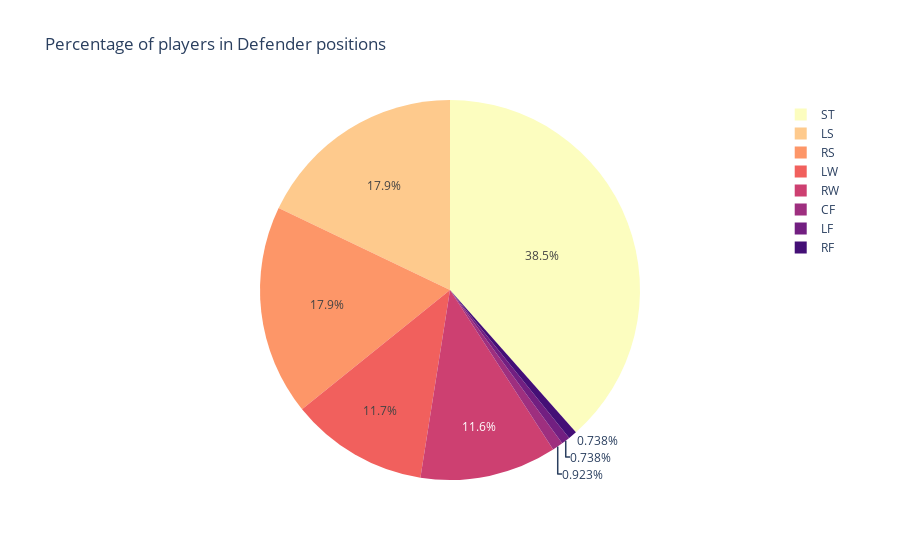

Notebook source saved alongside this figure:
### Code cell
fig = px.pie(sample, names='team_position', color_discrete_sequence = px.colors.sequential.Magma_r, title='Percentage of players in Defender positions')
fig

### Figure 1 — Plotly figure (JSON) as saved in the notebook; plotly's stock layout.template omitted (floating-point values rounded to 4 significant figures; data arrays with more than 128 entries replaced by an {"elided": "..."} marker saying what was removed)
{"data": [{"domain": {"x": [0, 1], "y": [0, 1]}, "hovertemplate": "team_position=%{label}<extra></extra>", "labels": {"elided": "1084 str values"}, "legendgroup": "", "name": "", "showlegend": true, "type": "pie"}], "layout": {"legend": {"tracegroupgap": 0}, "piecolorway": ["#fcfdbf", "#feca8d", "#fd9668", "#f1605d", "#cd4071", "#9e2f7f", "#721f81", "#440f76", "#180f3d", "#000004"], "title": {"text": "Percentage of players in Defender positions"}}}
